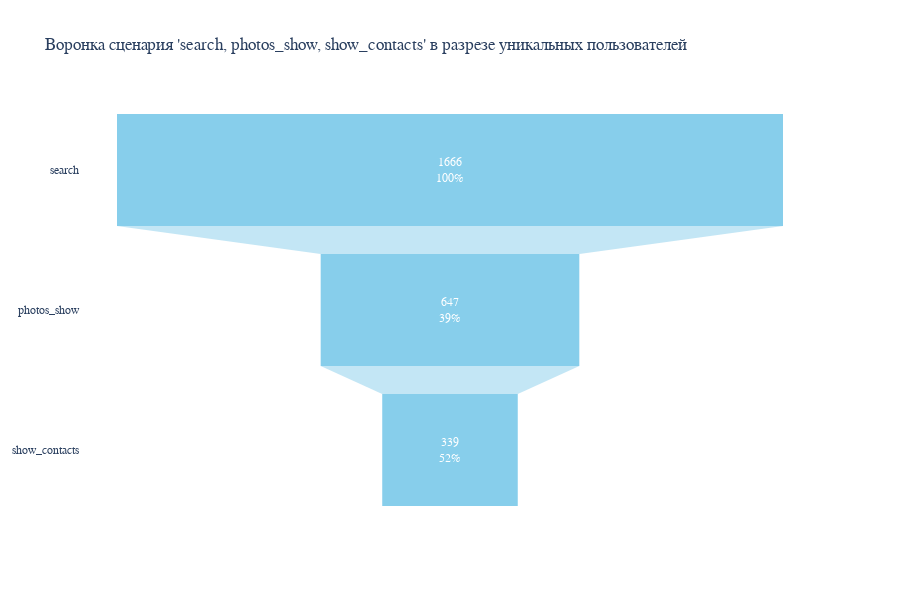

The notebook cell saved with this chart:
### Code cell
# Выбираем первый сценарий из топа
scenario = top_scenarios.index[1]

# Разбиваем сценарий на отдельные действия
actions = scenario.split(', ')

# Создаем список для хранения данных воронки
funnel_data = []

# Подсчитываем количество уникальных пользователей на каждом этапе воронки
for i, action in enumerate(actions):
    users_at_step = set(data[data['event_name'] == action]['user_id'])
    if i == 0:
        funnel_data.append({'step': action, 'count': len(users_at_step)})
    else:
        prev_users = set(data[data['event_name'] == actions[i - 1]]['user_id'])
        users_at_step = users_at_step.intersection(prev_users)
        funnel_data.append({'step': action, 'count': len(users_at_step)})

# Построение воронки
fig = go.Figure()

fig.add_trace(go.Funnel(
    name='Сценарий',
    y=[step['step'] for step in funnel_data],
    x=[step['count'] for step in funnel_data],
    textinfo='value+percent previous',
    marker=dict(color="skyblue"),
    textposition="inside",
    textfont=dict(family="Arial", size=12, color="white")))

fig.update_layout(
    title=f"Воронка сценария '{scenario}' в разрезе уникальных пользователей",
    font=dict(family="Arial", size=12),
    plot_bgcolor='rgba(0,0,0,0)',
    paper_bgcolor='rgba(0,0,0,0)',
    height=600
)

fig.show()

### Figure 1 — Plotly figure (JSON) as saved in the notebook; plotly's stock layout.template omitted (floating-point values rounded to 4 significant figures)
{"data": [{"marker": {"color": "skyblue"}, "name": "Сценарий", "textfont": {"color": "white", "family": "Arial", "size": 12}, "textinfo": "value+percent previous", "textposition": "inside", "type": "funnel", "x": [1666, 647, 339], "y": ["search", "photos_show", "show_contacts"]}], "layout": {"font": {"family": "Arial", "size": 12}, "height": 600, "paper_bgcolor": "rgba(0,0,0,0)", "plot_bgcolor": "rgba(0,0,0,0)", "title": {"text": "Воронка сценария 'search, photos_show, show_contacts' в разрезе уникальных пользователей"}}}
